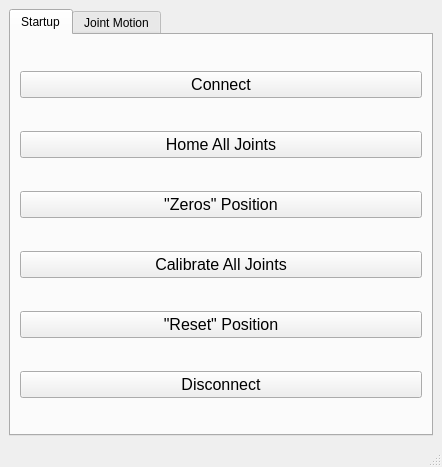
<?xml version="1.0" encoding="UTF-8"?>
<ui version="4.0">
 <class>MainWindow</class>
 <widget class="QMainWindow" name="MainWindow">
  <property name="geometry">
   <rect>
    <x>0</x>
    <y>0</y>
    <width>442</width>
    <height>467</height>
   </rect>
  </property>
  <property name="windowTitle">
   <string>MainWindow</string>
  </property>
  <widget class="QWidget" name="centralwidget">
   <layout class="QGridLayout" name="gridLayout">
    <item row="14" column="1">
     <widget class="QTabWidget" name="tabWidget">
      <property name="currentIndex">
       <number>0</number>
      </property>
      <widget class="QWidget" name="startup_tab">
       <attribute name="title">
        <string>Startup</string>
       </attribute>
       <layout class="QVBoxLayout" name="verticalLayout">
        <item>
         <widget class="QPushButton" name="push_connect">
          <property name="font">
           <font>
            <pointsize>12</pointsize>
           </font>
          </property>
          <property name="text">
           <string>Connect</string>
          </property>
         </widget>
        </item>
        <item>
         <widget class="QPushButton" name="push_home">
          <property name="font">
           <font>
            <pointsize>12</pointsize>
           </font>
          </property>
          <property name="text">
           <string>Home All Joints</string>
          </property>
         </widget>
        </item>
        <item>
         <widget class="QPushButton" name="push_zeros">
          <property name="font">
           <font>
            <pointsize>12</pointsize>
           </font>
          </property>
          <property name="text">
           <string>&quot;Zeros&quot; Position</string>
          </property>
         </widget>
        </item>
        <item>
         <widget class="QPushButton" name="push_calibrate">
          <property name="font">
           <font>
            <pointsize>12</pointsize>
           </font>
          </property>
          <property name="text">
           <string>Calibrate All Joints</string>
          </property>
         </widget>
        </item>
        <item>
         <widget class="QPushButton" name="push_reset">
          <property name="font">
           <font>
            <pointsize>12</pointsize>
           </font>
          </property>
          <property name="text">
           <string>&quot;Reset&quot; Position</string>
          </property>
         </widget>
        </item>
        <item>
         <widget class="QPushButton" name="push_disconnect">
          <property name="font">
           <font>
            <pointsize>12</pointsize>
           </font>
          </property>
          <property name="text">
           <string>Disconnect</string>
          </property>
         </widget>
        </item>
       </layout>
      </widget>
      <widget class="QWidget" name="tab_2">
       <attribute name="title">
        <string>Joint Motion</string>
       </attribute>
       <layout class="QGridLayout" name="gridLayout_2">
        <item row="0" column="0">
         <widget class="QLabel" name="j0_label">
          <property name="font">
           <font>
            <pointsize>12</pointsize>
            <weight>75</weight>
            <bold>true</bold>
           </font>
          </property>
          <property name="text">
           <string>Joint 0</string>
          </property>
         </widget>
        </item>
        <item row="0" column="1">
         <widget class="QLineEdit" name="j0_abs_line_edit"/>
        </item>
        <item row="0" column="2">
         <widget class="QPushButton" name="j0_absolute_push">
          <property name="text">
           <string>Move Absolute</string>
          </property>
         </widget>
        </item>
        <item row="1" column="1">
         <widget class="QLineEdit" name="j0_rel_line_edit"/>
        </item>
        <item row="1" column="2">
         <widget class="QPushButton" name="j0_relative_push">
          <property name="text">
           <string>Move Relative</string>
          </property>
         </widget>
        </item>
        <item row="2" column="0" colspan="3">
         <widget class="Line" name="line">
          <property name="font">
           <font>
            <weight>75</weight>
            <bold>true</bold>
           </font>
          </property>
          <property name="orientation">
           <enum>Qt::Horizontal</enum>
          </property>
         </widget>
        </item>
        <item row="3" column="0">
         <widget class="QLabel" name="j1_label">
          <property name="font">
           <font>
            <pointsize>12</pointsize>
            <weight>75</weight>
            <bold>true</bold>
           </font>
          </property>
          <property name="text">
           <string>Joint 1</string>
          </property>
         </widget>
        </item>
        <item row="3" column="1">
         <widget class="QLineEdit" name="j1_abs_line_edit"/>
        </item>
        <item row="3" column="2">
         <widget class="QPushButton" name="j1_absolute_push">
          <property name="text">
           <string>Move Absolute</string>
          </property>
         </widget>
        </item>
        <item row="4" column="1">
         <widget class="QLineEdit" name="j1_rel_line_edit"/>
        </item>
        <item row="4" column="2">
         <widget class="QPushButton" name="j1_relative_push">
          <property name="text">
           <string>Move Relative</string>
          </property>
         </widget>
        </item>
        <item row="5" column="0" colspan="3">
         <widget class="Line" name="line_2">
          <property name="orientation">
           <enum>Qt::Horizontal</enum>
          </property>
         </widget>
        </item>
        <item row="6" column="0">
         <widget class="QLabel" name="j2_label">
          <property name="font">
           <font>
            <pointsize>12</pointsize>
            <weight>75</weight>
            <bold>true</bold>
           </font>
          </property>
          <property name="text">
           <string>Joint 2</string>
          </property>
         </widget>
        </item>
        <item row="6" column="1">
         <widget class="QLineEdit" name="j2_abs_line_edit"/>
        </item>
        <item row="6" column="2">
         <widget class="QPushButton" name="j2_absolute_push">
          <property name="text">
           <string>Move Absolute</string>
          </property>
         </widget>
        </item>
        <item row="7" column="1">
         <widget class="QLineEdit" name="j2_rel_line_edit"/>
        </item>
        <item row="7" column="2">
         <widget class="QPushButton" name="j2_relative_push">
          <property name="text">
           <string>Move Relative</string>
          </property>
         </widget>
        </item>
        <item row="8" column="0" colspan="3">
         <widget class="Line" name="line_3">
          <property name="orientation">
           <enum>Qt::Horizontal</enum>
          </property>
         </widget>
        </item>
        <item row="9" column="0">
         <widget class="QLabel" name="j3_label">
          <property name="font">
           <font>
            <pointsize>12</pointsize>
            <weight>75</weight>
            <bold>true</bold>
           </font>
          </property>
          <property name="text">
           <string>Joint 3</string>
          </property>
         </widget>
        </item>
        <item row="9" column="1">
         <widget class="QLineEdit" name="j3_abs_line_edit"/>
        </item>
        <item row="9" column="2">
         <widget class="QPushButton" name="j3_absolute_push">
          <property name="text">
           <string>Move Absolute</string>
          </property>
         </widget>
        </item>
        <item row="10" column="1">
         <widget class="QLineEdit" name="j3_rel_line_edit"/>
        </item>
        <item row="10" column="2">
         <widget class="QPushButton" name="j3_relative_push">
          <property name="text">
           <string>Move Relative</string>
          </property>
         </widget>
        </item>
        <item row="11" column="0" colspan="3">
         <widget class="Line" name="line_4">
          <property name="orientation">
           <enum>Qt::Horizontal</enum>
          </property>
         </widget>
        </item>
        <item row="12" column="0">
         <widget class="QLabel" name="j4_label">
          <property name="font">
           <font>
            <pointsize>12</pointsize>
            <weight>75</weight>
            <bold>true</bold>
           </font>
          </property>
          <property name="text">
           <string>Joint 4</string>
          </property>
         </widget>
        </item>
        <item row="12" column="1">
         <widget class="QLineEdit" name="j4_abs_line_edit"/>
        </item>
        <item row="12" column="2">
         <widget class="QPushButton" name="j4_absolute_push">
          <property name="text">
           <string>Move Absolute</string>
          </property>
         </widget>
        </item>
        <item row="13" column="1">
         <widget class="QLineEdit" name="j4_rel_line_edit"/>
        </item>
        <item row="13" column="2">
         <widget class="QPushButton" name="j4_relative_push">
          <property name="text">
           <string>Move Relative</string>
          </property>
         </widget>
        </item>
       </layout>
      </widget>
     </widget>
    </item>
   </layout>
  </widget>
  <widget class="QStatusBar" name="statusbar"/>
  <widget class="QMenuBar" name="menubar">
   <property name="geometry">
    <rect>
     <x>0</x>
     <y>0</y>
     <width>442</width>
     <height>20</height>
    </rect>
   </property>
  </widget>
 </widget>
 <resources/>
 <connections/>
</ui>
